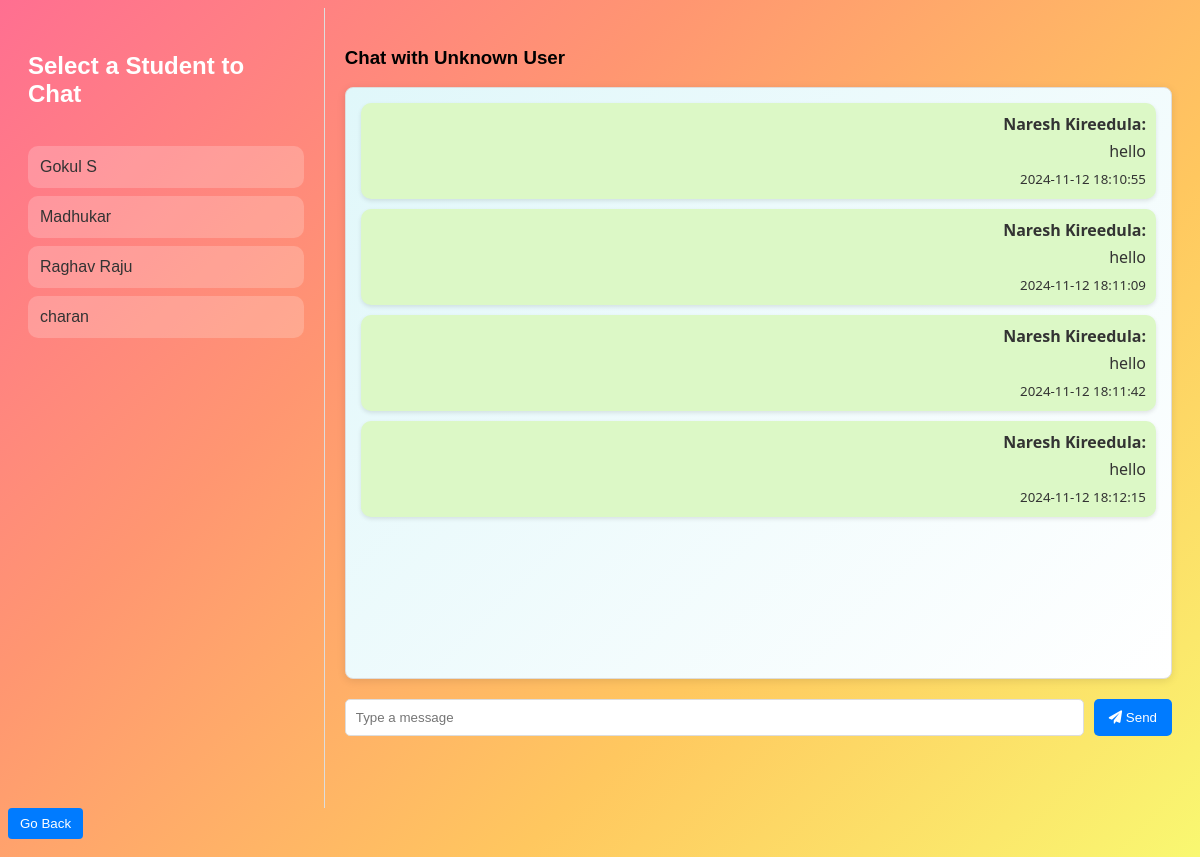
Page /chat.php (signed in) on the committed database.
### tables this page shows
CREATE TABLE `users` (
  `id` int(11) NOT NULL,
  `username` varchar(255) NOT NULL,
  `email` varchar(100) NOT NULL,
  `mobile` varchar(10) NOT NULL,
  `password` varchar(255) NOT NULL,
  `created_at` timestamp NOT NULL DEFAULT current_timestamp(),
  `is_seller` tinyint(1) DEFAULT 0,
  `is_active` tinyint(1) DEFAULT 1,
  `notifications_enabled` tinyint(1) DEFAULT 1,
  `dark_mode` tinyint(1) DEFAULT 0,
  `language` varchar(20) DEFAULT 'en',
  `timezone` varchar(50) DEFAULT 'UTC'
);

CREATE TABLE `messages` (
  `id` int(11) NOT NULL,
  `sender_id` int(11) NOT NULL,
  `receiver_id` int(11) NOT NULL,
  `message` text NOT NULL,
  `timestamp` timestamp NOT NULL DEFAULT current_timestamp()
);

### chat.php (the view, shortened to what this page needs)
<?php
include 'config.php';
$user_id = $_SESSION['user_id'];
$users_result = $conn->query("
    SELECT u.id, u.username
    FROM users u
    JOIN products p ON u.id = p.seller_id
    WHERE u.id != $user_id
    GROUP BY u.id
");
$receiver_id = $_GET['user'] ?? 0;
$receiver_result = $conn->query("SELECT username FROM users WHERE id = $receiver_id");
$receiver = $receiver_result->fetch_assoc();
$receiver_name = $receiver ? $receiver['username'] : 'Unknown User';
$messages_result = $conn->query("
    SELECT m.*, u.username AS sender_name
    FROM messages m
    JOIN users u ON m.sender_id = u.id
    WHERE (m.sender_id = $user_id AND m.receiver_id = $receiver_id)
       OR (m.sender_id = $receiver_id AND m.receiver_id = $user_id)
    ORDER BY m.timestamp ASC
");
?>
<!DOCTYPE html>
<html lang="en">
<head>
    <link rel="stylesheet" href="styles/chat.css">
    <link rel="stylesheet" href="https://cdnjs.cloudflare.com/ajax/libs/font-awesome/6.0.0-beta3/css/all.min.css">
</head>
<body>
    <div class="chat-container">
        <div class="chat-sidebar">
            <h3>Select a Student to Chat</h3>
            <ul class="user-list">
                <?php while ($user = $users_result->fetch_assoc()): ?>
                    <li>
                        <a href="chat.php?user=<?php echo $user['id']; ?>">
                            <?php echo htmlspecialchars($user['username']); ?>
                        </a>
                    </li>
                <?php endwhile; ?>
            </ul>
        </div>
        <div class="chat-box">
            <h3>Chat with <?php echo htmlspecialchars($receiver_name); ?></h3>
            <div class="messages">
                <?php while ($msg = $messages_result->fetch_assoc()): ?>
                    <div class="message <?php echo $msg['sender_id'] == $user_id ? 'sent' : 'received'; ?>">
                        <strong><?php echo htmlspecialchars($msg['sender_name']); ?>:</strong>
                        <p><?php echo htmlspecialchars($msg['message']); ?></p>
                        <small><?php echo $msg['timestamp']; ?></small>
                    </div>
                <?php endwhile; ?>
            </div>
            <form action="chat.php?user=<?php echo $receiver_id; ?>" method="POST" class="message-form">
                <input type="text" name="message" placeholder="Type a message" required>
                <button type="submit"><i class="fas fa-paper-plane"></i> Send</button>
            </form>
        </div>
    </div>
    <button onclick="window.location.href='index.php'" class="go-back-btn">Go Back</button>
</body>
</html>

### Styles/chat.css (style rules this page uses)
body { font-family: Arial, sans-serif; background: linear-gradient(135deg, #FF6F91, #FF9671, #FFC75F, #F9F871); }
.chat-container { display: flex; height: 100vh; }
.chat-sidebar { width: 25%; padding: 20px; border-right: 1px solid #ddd; color: #fff; display: flex; flex-direction: column; align-items: center; }
.chat-sidebar h3 { font-size: 1.5em; color: #fff; margin-bottom: 20px; display: flex; align-items: center; gap: 10px; }
.chat-sidebar ul li { background: rgba(255, 255, 255, 0.2); color: #fff; font-size: 1em; margin: 8px 0; padding: 12px; border-radius: 10px; display: flex; align-items: center; cursor: pointer; transition: background-color 0.3s ease, transform 0.2s ease; }
.chat-sidebar ul { list-style: none; width: 100%; margin-top: 10px; padding: 0; }
.user-list { list-style-type: none; padding: 0; }
.user-list li { margin-bottom: 15px; }
.user-list a { color: #333; text-decoration: none; }
.chat-box { width: 75%; padding: 20px; }
.messages { border: 1px solid #ddd; border-radius: 8px; padding: 15px; height: 70vh; overflow-y: scroll; margin-bottom: 20px; background: linear-gradient(135deg, #e0f7fa, #ffffff); box-shadow: 0px 2px 8px rgba(0, 0, 0, 0.1); font-family: 'Segoe UI', Tahoma, Geneva, Verdana, sans-serif; color: #333; }
.message { padding: 8px; padding: 10px; margin-bottom: 10px; border-radius: 10px; background-color: #ffffff; box-shadow: 0 2px 4px rgba(0, 0, 0, 0.1); }
.message.sent { background-color: #dcf8c6; align-self: flex-end; }
.sent { background-color: #d1e7dd; text-align: right; margin-left: auto; }
.message p { margin: 5px 0; }
.message-form { display: flex; gap: 10px; }
.message-form input[type="text"] { flex: 1; padding: 10px; border: 1px solid #ddd; border-radius: 5px; }
.message-form button { background-color: #007bff; color: white; border: none; padding: 10px 15px; border-radius: 5px; cursor: pointer; }

### chat.php (style rules this page uses)
.go-back-btn { margin-bottom: 10px; padding: 8px 12px; background-color: #007bff; color: #fff; border: none; border-radius: 4px; cursor: pointer; }

### rows in the picture
users: username "Gokul S"
users: username "Madhukar"
users: username "Raghav Raju"
users: username "charan"
messages: users.username "Naresh Kireedula", message "hello", timestamp "2024-11-12 18:10:55"
messages: users.username "Naresh Kireedula", message "hello", timestamp "2024-11-12 18:11:09"
messages: users.username "Naresh Kireedula", message "hello", timestamp "2024-11-12 18:11:42"
messages: users.username "Naresh Kireedula", message "hello", timestamp "2024-11-12 18:12:15"

### other values in the picture
$receiver_name "Unknown User"
